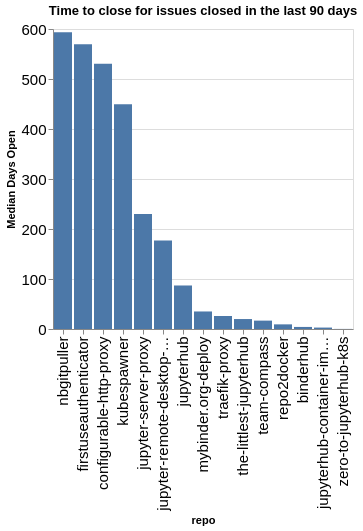

Notebook cell for this chart:
### Code cell
time_open = closed.groupby(['org', 'repo']).agg({'time_open': 'median'}).reset_index()
time_open['time_open'] = time_open['time_open'] / (60 * 60 * 24)
time_open['org/repo'] = time_open.apply(lambda a: a['org'] + '/' + a['repo'], axis=1)
sorted_vals = time_open.sort_values(['org', 'time_open'], ascending=False)['repo'].values
alt.Chart(data=time_open, title=f"Time to close for issues closed in the last {n_days} days").mark_bar().encode(
    x=alt.X('repo', sort=alt.Sort(sorted_vals.tolist())),
    y=alt.Y('time_open', title="Median Days Open"),
)

### Figure 1 — Vega-Lite specification as saved in the notebook (floating-point values rounded to 4 significant figures)
{"config": {"axisLeft": {"labelFontSize": 15}, "axisBottom": {"labelFontSize": 15}}, "data": {"name": "data-6d8cea5d08c3ab72654fc5c868b7ebf1"}, "mark": {"type": "bar"}, "encoding": {"x": {"field": "repo", "sort": ["nbgitpuller", "firstuseauthenticator", "configurable-http-proxy", "kubespawner", "jupyter-server-proxy", "jupyter-remote-desktop-proxy", "jupyterhub", "mybinder.org-deploy", "traefik-proxy", "the-littlest-jupyterhub", "team-compass", "repo2docker", "binderhub", "jupyterhub-container-images", "zero-to-jupyterhub-k8s"], "type": "nominal"}, "y": {"field": "time_open", "title": "Median Days Open", "type": "quantitative"}}, "title": "Time to close for issues closed in the last 90 days", "$schema": "https://vega.github.io/schema/vega-lite/v5.20.1.json", "datasets": {"data-6d8cea5d08c3ab72654fc5c868b7ebf1": [{"org": "jupyterhub", "repo": "binderhub", "time_open": 4.133, "org/repo": "jupyterhub/binderhub"}, {"org": "jupyterhub", "repo": "configurable-http-proxy", "time_open": 530.6, "org/repo": "jupyterhub/configurable-http-proxy"}, {"org": "jupyterhub", "repo": "firstuseauthenticator", "time_open": 569.5, "org/repo": "jupyterhub/firstuseauthenticator"}, {"org": "jupyterhub", "repo": "jupyter-remote-desktop-proxy", "time_open": 177.1, "org/repo": "jupyterhub/jupyter-remote-desktop-proxy"}, {"org": "jupyterhub", "repo": "jupyter-server-proxy", "time_open": 230.2, "org/repo": "jupyterhub/jupyter-server-proxy"}, {"org": "jupyterhub", "repo": "jupyterhub", "time_open": 87.03, "org/repo": "jupyterhub/jupyterhub"}, {"org": "jupyterhub", "repo": "jupyterhub-container-images", "time_open": 2.862, "org/repo": "jupyterhub/jupyterhub-container-images"}, {"org": "jupyterhub", "repo": "kubespawner", "time_open": 449.4, "org/repo": "jupyterhub/kubespawner"}, {"org": "jupyterhub", "repo": "mybinder.org-deploy", "time_open": 35.06, "org/repo": "jupyterhub/mybinder.org-deploy"}, {"org": "jupyterhub", "repo": "nbgitpuller", "time_open": 593.7, "org/repo": "jupyterhub/nbgitpuller"}, {"org": "jupyterhub", "repo": "repo2docker", "time_open": 9.285, "org/repo": "jupyterhub/repo2docker"}, {"org": "jupyterhub", "repo": "team-compass", "time_open": 16.77, "org/repo": "jupyterhub/team-compass"}, {"org": "jupyterhub", "repo": "the-littlest-jupyterhub", "time_open": 19.92, "org/repo": "jupyterhub/the-littlest-jupyterhub"}, {"org": "jupyterhub", "repo": "traefik-proxy", "time_open": 25.98, "org/repo": "jupyterhub/traefik-proxy"}, {"org": "jupyterhub", "repo": "zero-to-jupyterhub-k8s", "time_open": 0.1751, "org/repo": "jupyterhub/zero-to-jupyterhub-k8s"}]}}
